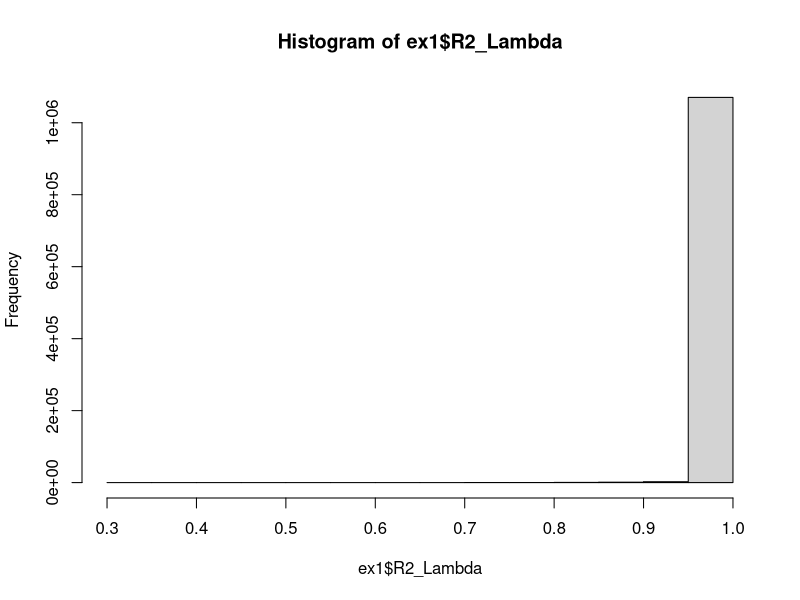
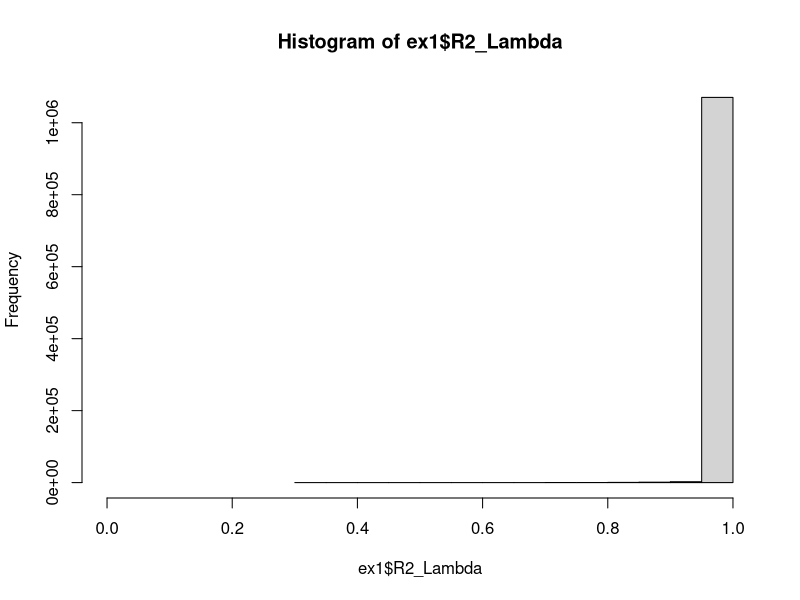

R code for these plots, in order:
ICA_contcont_long_ri_close <- function(p = numeric(),
                                 AR1 = TRUE,
                                 AR1_rho = numeric(),
                                 VT0S0,
                                 VT1S1,
                                 VT0T0,
                                 VT1T1,
                                 VS0S0,
                                 VS1S1,
                                 VT0T1 = seq(-1, 1, by = 0.1),
                                 VT0S1 = seq(-1, 1, by = 0.1),
                                 VT1S0 = seq(-1, 1, by = 0.1),
                                 VS0S1 = seq(-1, 1, by = 0.1),
                                 DT0S0,
                                 DT1S1,
                                 DT0T0,
                                 DT1T1,
                                 DS0S0,
                                 DS1S1,
                                 DT0T1 = seq(-1, 1, by = 0.1),
                                 DT0S1 = seq(-1, 1, by = 0.1),
                                 DT1S0 = seq(-1, 1, by = 0.1),
                                 DS0S1 = seq(-1, 1, by = 0.1)) {
  
  validate_scalar <- function(x, name, positive = FALSE) {
    if (length(x) != 1 || !is.finite(x)) {
      stop("`", name, "` must be a single finite numeric value.")
    }
    
    if (positive && x <= 0) {
      stop("`", name, "` must be strictly positive.")
    }
  }
  
  validate_correlation_vector <- function(x, name) {
    if (length(x) < 1 || any(!is.finite(x))) {
      stop("`", name, "` must contain at least one finite value.")
    }
    
    if (any(x < -1 | x > 1)) {
      stop("`", name, "` must contain values between -1 and 1.")
    }
  }
  
  validate_covariance_scalar <- function(cov_xy, var_x, var_y, name) {
    upper_bound <- sqrt(var_x * var_y)
    
    if (!is.finite(cov_xy) || abs(cov_xy) > upper_bound) {
      stop("`", name, "` must satisfy |cov| <= sqrt(var_x * var_y).")
    }
  }
  
  build_covariance_matrix <- function(T0T1, T0S0, T0S1, T1S0, T1S1, S0S1,
                                      T0T0, T1T1, S0S0, S1S1) {
    Sigma_c <- diag(c(T0T0, T1T1, S0S0, S1S1))
    
    Sigma_c[2, 1] <- Sigma_c[1, 2] <- T0T1 * sqrt(T0T0 * T1T1)
    Sigma_c[3, 1] <- Sigma_c[1, 3] <- T0S0
    Sigma_c[4, 1] <- Sigma_c[1, 4] <- T0S1 * sqrt(T0T0 * S1S1)
    Sigma_c[3, 2] <- Sigma_c[2, 3] <- T1S0 * sqrt(T1T1 * S0S0)
    Sigma_c[4, 2] <- Sigma_c[2, 4] <- T1S1
    Sigma_c[4, 3] <- Sigma_c[3, 4] <- S0S1 * sqrt(S0S0 * S1S1)
    
    Sigma_c
  }
  
  is_positive_definite <- function(mat) {
    chol_result <- try(chol(mat), silent = TRUE)
    !inherits(chol_result, "try-error")
  }
  
  summarize_delta_components <- function(valid_candidates, T0T0, T1T1, S0S0, S1S1,
                                         T0S0_cov, T1S1_cov) {
    if (nrow(valid_candidates) == 0) {
      return(data.frame(
        c11 = numeric(0),
        c12 = numeric(0),
        c22 = numeric(0),
        rho2 = numeric(0)
      ))
    }
    
    cov_t0t1 <- valid_candidates$T0T1 * sqrt(T0T0 * T1T1)
    cov_t0s1 <- valid_candidates$T0S1 * sqrt(T0T0 * S1S1)
    cov_t1s0 <- valid_candidates$T1S0 * sqrt(T1T1 * S0S0)
    cov_s0s1 <- valid_candidates$S0S1 * sqrt(S0S0 * S1S1)
    
    c11 <- T0T0 + T1T1 - (2 * cov_t0t1)
    c12 <- T0S0_cov + T1S1_cov - cov_t0s1 - cov_t1s0
    c22 <- S0S0 + S1S1 - (2 * cov_s0s1)
    det_2x2 <- (c11 * c22) - (c12^2)
    
    keep <- is.finite(c11) & is.finite(c12) & is.finite(c22) &
      c11 > 0 & c22 > 0 & det_2x2 > 0
    
    if (!any(keep)) {
      return(data.frame(
        c11 = numeric(0),
        c12 = numeric(0),
        c22 = numeric(0),
        rho2 = numeric(0)
      ))
    }
    
    data.frame(
      c11 = c11[keep],
      c12 = c12[keep],
      c22 = c22[keep],
      rho2 = (c12[keep]^2) / (c11[keep] * c22[keep])
    )
  }
  
  enumerate_valid_matrices <- function(T0S0_cov, T1S1_cov, T0T0, T1T1, S0S0, S1S1,
                                       T0T1, T0S1, T1S0, S0S1) {
    combins <- expand.grid(
      T0T1 = T0T1,
      T0S0 = T0S0_cov,
      T0S1 = T0S1,
      T1S0 = T1S0,
      T1S1 = T1S1_cov,
      S0S1 = S0S1,
      KEEP.OUT.ATTRS = FALSE,
      stringsAsFactors = FALSE
    )
    
    if (nrow(combins) == 0) {
      return(list(total = 0, valid = combins[0, , drop = FALSE]))
    }
    
    keep <- logical(nrow(combins))
    
    for (i in seq_len(nrow(combins))) {
      Sigma_c <- build_covariance_matrix(
        T0T1 = combins$T0T1[i],
        T0S0 = combins$T0S0[i],
        T0S1 = combins$T0S1[i],
        T1S0 = combins$T1S0[i],
        T1S1 = combins$T1S1[i],
        S0S1 = combins$S0S1[i],
        T0T0 = T0T0,
        T1T1 = T1T1,
        S0S0 = S0S0,
        S1S1 = S1S1
      )
      
      if (is_positive_definite(Sigma_c)) {
        keep[i] <- TRUE
      }
    }
    
    list(total = nrow(combins), valid = combins[keep, , drop = FALSE])
  }
  
  p <- as.numeric(p)
  AR1_rho <- as.numeric(AR1_rho)
  
  if (!isTRUE(AR1)) {
    stop("Currently only the AR(1) structure is implemented, so `AR1` must be TRUE.")
  }
  
  if (length(p) != 1 || !is.finite(p) || p < 1 || p != round(p)) {
    stop("`p` must be a single positive integer.")
  }
  
  if (length(AR1_rho) != 1 || !is.finite(AR1_rho) || AR1_rho <= -1 || AR1_rho >= 1) {
    stop("`AR1_rho` must be a single finite value in (-1, 1).")
  }
  
  scalar_values <- list(
    VT0S0 = VT0S0,
    VT1S1 = VT1S1,
    VT0T0 = VT0T0,
    VT1T1 = VT1T1,
    VS0S0 = VS0S0,
    VS1S1 = VS1S1,
    DT0S0 = DT0S0,
    DT1S1 = DT1S1,
    DT0T0 = DT0T0,
    DT1T1 = DT1T1,
    DS0S0 = DS0S0,
    DS1S1 = DS1S1
  )
  
  variance_names <- c("VT0T0", "VT1T1", "VS0S0", "VS1S1", "DT0T0", "DT1T1", "DS0S0", "DS1S1")
  
  for (name in names(scalar_values)) {
    validate_scalar(scalar_values[[name]], name, positive = name %in% variance_names)
  }
  
  validate_covariance_scalar(VT0S0, VT0T0, VS0S0, "VT0S0")
  validate_covariance_scalar(VT1S1, VT1T1, VS1S1, "VT1S1")
  validate_covariance_scalar(DT0S0, DT0T0, DS0S0, "DT0S0")
  validate_covariance_scalar(DT1S1, DT1T1, DS1S1, "DT1S1")
  
  correlation_vectors <- list(
    VT0T1 = VT0T1,
    VT0S1 = VT0S1,
    VT1S0 = VT1S0,
    VS0S1 = VS0S1,
    DT0T1 = DT0T1,
    DT0S1 = DT0S1,
    DT1S0 = DT1S0,
    DS0S1 = DS0S1
  )
  
  for (name in names(correlation_vectors)) {
    validate_correlation_vector(correlation_vectors[[name]], name)
  }
  
  alpha <- (p - (p * AR1_rho) + (2 * AR1_rho)) / (1 + AR1_rho)
  
  v_candidates <- enumerate_valid_matrices(
    T0S0_cov = VT0S0,
    T1S1_cov = VT1S1,
    T0T0 = VT0T0,
    T1T1 = VT1T1,
    S0S0 = VS0S0,
    S1S1 = VS1S1,
    T0T1 = VT0T1,
    T0S1 = VT0S1,
    T1S0 = VT1S0,
    S0S1 = VS0S1
  )
  
  d_candidates <- enumerate_valid_matrices(
    T0S0_cov = DT0S0,
    T1S1_cov = DT1S1,
    T0T0 = DT0T0,
    T1T1 = DT1T1,
    S0S0 = DS0S0,
    S1S1 = DS1S1,
    T0T1 = DT0T1,
    T0S1 = DT0S1,
    T1S0 = DT1S0,
    S0S1 = DS0S1
  )
  
  num_pos_def_v <- nrow(v_candidates$valid)
  num_pos_def_d <- nrow(d_candidates$valid)
  v_components <- summarize_delta_components(
    valid_candidates = v_candidates$valid,
    T0T0 = VT0T0,
    T1T1 = VT1T1,
    S0S0 = VS0S0,
    S1S1 = VS1S1,
    T0S0_cov = VT0S0,
    T1S1_cov = VT1S1
  )
  
  d_components <- summarize_delta_components(
    valid_candidates = d_candidates$valid,
    T0T0 = DT0T0,
    T1T1 = DT1T1,
    S0S0 = DS0S0,
    S1S1 = DS1S1,
    T0S0_cov = DT0S0,
    T1S1_cov = DT1S1
  )
  
  max_pairs <- nrow(v_components) * nrow(d_components)
  r2_lambda <- numeric(max_pairs)
  out_index <- 0
  
  if (max_pairs > 0) {
    d11_all <- d_components$c11
    d12_all <- d_components$c12
    d22_all <- d_components$c22
    
    for (i in seq_len(nrow(v_components))) {
      u11 <- v_components$c11[i]
      u12 <- v_components$c12[i]
      u22 <- v_components$c22[i]
      rho_u2 <- v_components$rho2[i]
      
      denom_ud <- (u11 + (alpha * d11_all)) * (u22 + (alpha * d22_all))
      keep_pairs <- is.finite(denom_ud) & denom_ud > 0
      
      if (!any(keep_pairs)) {
        next
      }
      
      rho_ud2 <- ((u12 + (alpha * d12_all[keep_pairs]))^2) / denom_ud[keep_pairs]
      pair_values <- 1 - ((1 - rho_u2)^(p - 1) * (1 - rho_ud2))
      pair_values <- pair_values[is.finite(pair_values)]
      
      if (length(pair_values) == 0) {
        next
      }
      
      insert_at <- out_index + seq_along(pair_values)
      r2_lambda[insert_at] <- pair_values
      out_index <- out_index + length(pair_values)
    }
  }
  
  if (out_index == 0) {
    r2_lambda <- numeric(0)
  } else {
    r2_lambda <- r2_lambda[seq_len(out_index)]
  }
  
  num_pos_def_pairs <- length(r2_lambda)
  
  fit <- list(
    Num.Pos.Def.V = num_pos_def_v,
    Num.Pos.Def.D = num_pos_def_d,
    Num.Pos.Def.Pairs = num_pos_def_pairs,
    R2_Lambda = r2_lambda,
    Call = match.call()
  )
  
  class(fit) <- "ICA_contcont_long_ri_close"
  fit
}



ex1<-ICA_contcont_long_ri_close(
   p = 6,
   AR1 = TRUE,
   AR1_rho = 0.6223,
   VT0S0 = 0.03401,
   VT1S1 = 0.03640,
   VT0T0 = 0.03804,
   VT1T1 = 0.04099,
   VS0S0 = 0.03485,
   VS1S1 = 0.03653,
   VT0T1 = seq(-1, 1, by = 0.1),
   VT0S1 = seq(-1, 1, by = 0.1),
   VT1S0 = seq(-1, 1, by = 0.1),
   VS0S1 = seq(-1, 1, by = 0.1),
   DT0S0 = 0.03497,
   DT1S1 = 0.03412,
   DT0T0 = 0.04034,
   DT1T1 = 0.03470,
   DS0S0 = 0.03492,
   DS1S1 = 0.03800,
   DT0T1 = seq(-1, 1, by = 0.1),
   DT0S1 = seq(-1, 1, by = 0.1),
   DT1S0 = seq(-1, 1, by = 0.1),
   DS0S1 = seq(-1, 1, by = 0.1) )

ex1$Num.Pos.Def.V
ex1$Num.Pos.Def.D
ex1$Num.Pos.Def.Pairs
min(ex1$R2_Lambda)
max(ex1$R2_Lambda)
sd(ex1$R2_Lambda)
hist(ex1$R2_Lambda)
median(ex1$R2_Lambda)
mean(ex1$R2_Lambda)
hist(ex1$R2_Lambda, xlim=c(0,1))


ex2<-ICA_contcont_long_ri_close(
  p = 6,
  AR1 = TRUE,
  AR1_rho = 0.6223,
  VT0S0 = 0.03401,
  VT1S1 = 0.03640,
  VT0T0 = 0.03804,
  VT1T1 = 0.04099,
  VS0S0 = 0.03485,
  VS1S1 = 0.03653,
  VT0T1 = 0,
  VT0S1 = 0,
  VT1S0 = 0,
  VS0S1 = 0,
  DT0S0 = 0.03497,
  DT1S1 = 0.03412,
  DT0T0 = 0.04034,
  DT1T1 = 0.03470,
  DS0S0 = 0.03492,
  DS1S1 = 0.03800,
  DT0T1 = 0,
  DT0S1 = 0,
  DT1S0 = 0,
  DS0S1 = 0 )

ex2$R2_Lambda
